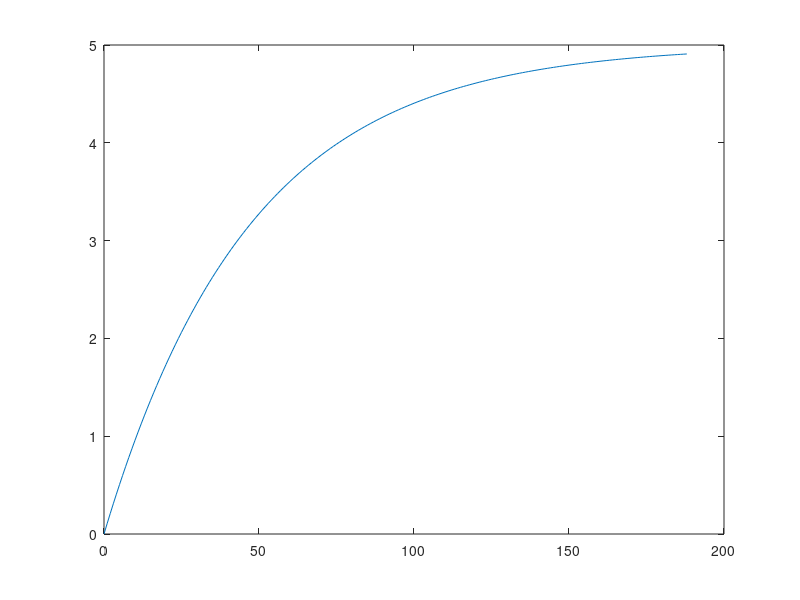

MATLAB code to generate this figure:
close all; clear all;
R=47000;
C=1000*10^-6;
V0=5;

for t=0:(4*R*C)
   v(t+1)=V0-V0*exp(-t/(R*C));
end

plot(linspace(0,4*R*C,length(v)),v)